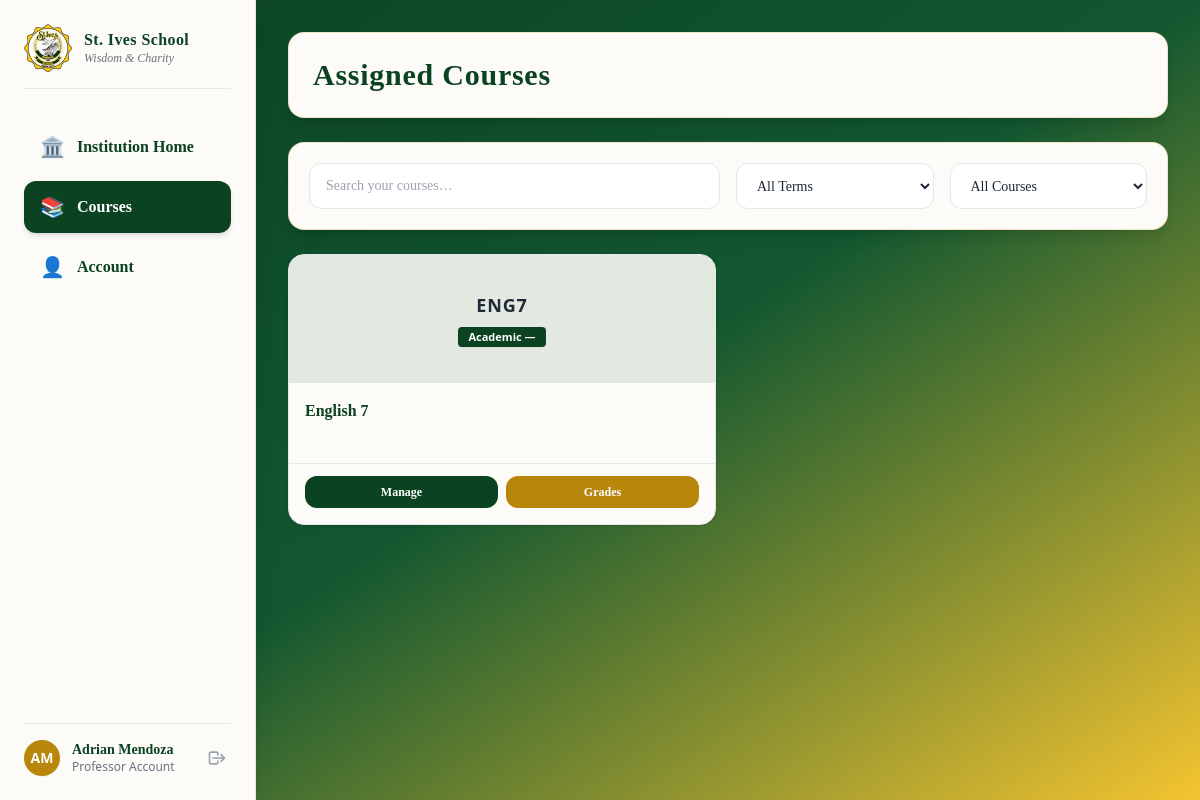
Screenshot of /professor/prof-courses.php (signed in) with the database file from the repository.
### tables this page shows
CREATE TABLE IF NOT EXISTS `courses` (
  `Course_ID` INT NOT NULL AUTO_INCREMENT,
  `CourseCode` VARCHAR(45) NOT NULL,
  `CourseName` VARCHAR(45) NOT NULL,
  `Status` VARCHAR(45) NOT NULL,
  `FK_Section_ID` INT NULL DEFAULT NULL,
  PRIMARY KEY (`Course_ID`),
  INDEX `fk_Courses_Section_idx` (`FK_Section_ID` ASC),
  CONSTRAINT `fk_Courses_Section`
    FOREIGN KEY (`FK_Section_ID`)
    REFERENCES `section` (`Section_ID`)
    ON DELETE CASCADE
    ON UPDATE CASCADE);

### professor/prof-courses.php (the view, shortened to what this page needs)
<?php
include '../config/db.php';
$prof_id    = $_SESSION['user_id'];
$where_parts = ["ci.FK_User_ID = :prof_id"];
$params      = [':prof_id' => $prof_id];
$where_sql = implode(' AND ', $where_parts);
try {
    $stmt = $pdo->prepare("
        SELECT DISTINCT c.Course_ID, c.CourseCode, c.CourseName, c.Status, sec.SectionName, gl.GradeName
        FROM Courses c
        INNER JOIN CourseInstructors ci ON c.Course_ID = ci.FK_Course_ID
        LEFT  JOIN Section sec          ON c.FK_Section_ID = sec.Section_ID
        LEFT  JOIN GradeLevel gl        ON sec.FK_GradeLevel_ID = gl.GradeLevel_ID
        WHERE $where_sql
        ORDER BY c.CourseCode ASC, sec.SectionName ASC
    ");
    $stmt->execute($params);
    $assigned_courses = $stmt->fetchAll();
} catch (PDOException $e) {
    die("Database Connection Error: " . $e->getMessage());
}
?>
<!DOCTYPE html>
<html lang="en">
<head>
    <script src="https://cdn.tailwindcss.com"></script>
</head>
<body class="bg-gradient-to-br from-school-green via-[#125730] to-school-yellow min-h-screen font-serif text-gray-800 flex flex-col md:flex-row">
    <?php include '../includes/sidebar.php'; ?>
    <main class="ml-0 md:ml-64 flex-1 p-4 sm:p-8 min-h-screen w-full">
        <section class="bg-[#fcfbf7] rounded-2xl p-6 shadow-lg border border-school-gold/20 mb-6">
            <h1 class="text-3xl font-bold tracking-wide text-school-green">Assigned Courses</h1>
        </section>
        <section class="bg-[#fcfbf7] rounded-2xl p-5 shadow-lg border border-school-gold/20 mb-6">
            <form method="GET" action="prof-courses.php" class="grid grid-cols-1 lg:grid-cols-4 gap-4">
                <input type="text" id="searchInput" placeholder="Search your courses…" class="lg:col-span-2 border rounded-xl px-4 py-3 text-sm">
                <select name="term" onchange="this.form.submit()" class="border rounded-xl px-4 py-3 text-sm bg-white">
                    <option value="0">All Terms</option>
                </select>
                <select name="status" onchange="this.form.submit()" class="border rounded-xl px-4 py-3 text-sm bg-white">
                    <option value="">All Courses</option>
                </select>
            </form>
        </section>
        <section>
            <div id="courseGrid" class="grid grid-cols-1 md:grid-cols-2 xl:grid-cols-4 gap-6">
                <?php if (empty($assigned_courses)): ?>
                    <div class="col-span-full bg-[#fcfbf7] rounded-2xl p-8 text-center border"><p class="text-gray-500 italic">No courses match filters.</p></div>
                <?php else: foreach ($assigned_courses as $course): ?>
                        <div data-search="<?= strtolower(htmlspecialchars($course['CourseCode'] . ' ' . $course['CourseName'])) ?>" class="course-card bg-[#fcfbf7] rounded-2xl shadow border flex flex-col justify-between overflow-hidden">
                            <div class="w-full h-32 bg-school-green/10 flex flex-col items-center justify-center font-sans">
                                <span class="font-bold text-lg tracking-wider"><?= htmlspecialchars($course['CourseCode']) ?></span>
                                <span class="text-[11px] bg-school-green text-white px-2.5 py-0.5 rounded mt-2 font-semibold shadow-sm"><?= htmlspecialchars($course['GradeName'] ?? 'Academic') ?> — <?= htmlspecialchars($course['SectionName']) ?></span>
                            </div>
                            <div class="p-4">
                                <h3 class="text-md font-bold text-school-green line-clamp-2 h-12"><?= htmlspecialchars($course['CourseName']) ?></h3>
                            </div>
                            <div class="p-4 pt-0 border-t"><div class="grid grid-cols-2 gap-2 mt-3"><a href="manage-course.php?course_id=<?= $course['Course_ID'] ?>" class="text-center bg-school-green text-white py-2 rounded-xl text-xs font-semibold">Manage</a><a href="prof-grades.php?course_id=<?= $course['Course_ID'] ?>" class="text-center bg-school-gold text-white py-2 rounded-xl text-xs font-semibold">Grades</a></div></div>
                        </div>
                <?php endforeach; endif; ?>
            </div>
        </section>
    </main>
</body>
</html>

### rows the page displays
courses: CourseCode "ENG7", GradeName "Academic", CourseName "English 7"

### other values shown
$sidebar_init "AM"
$sidebar_name "Adrian Mendoza"
$sidebar_role "Professor"
